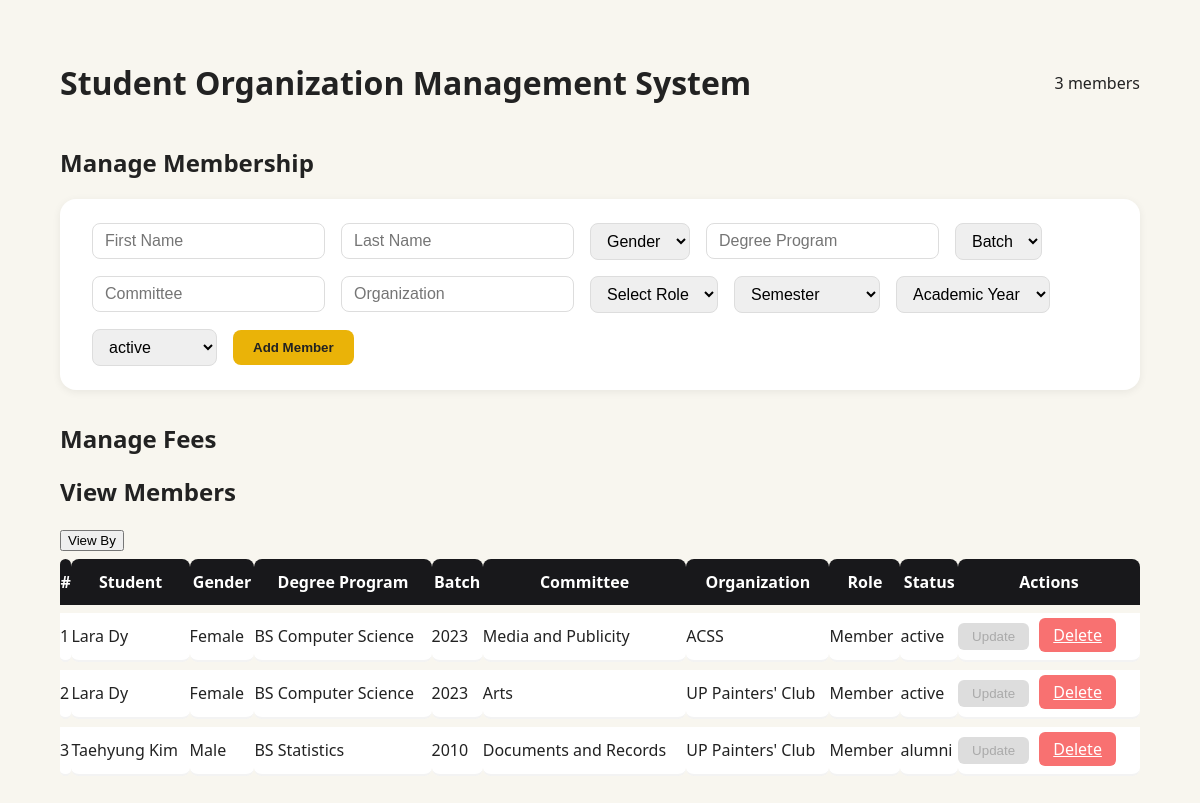
The page / on the database its author committed.
### tables this page shows
CREATE TABLE memberships (
    membership_id INTEGER PRIMARY KEY AUTOINCREMENT,
    student_id INTEGER NOT NULL,
    org_id INTEGER NOT NULL,
    role_id INTEGER NOT NULL,
    status TEXT NOT NULL, semester TEXT, academic_year INTEGER,
    FOREIGN KEY (student_id) REFERENCES students(student_id),
    FOREIGN KEY (org_id) REFERENCES organizations(org_id),
    FOREIGN KEY (role_id) REFERENCES org_roles(role_id)
);

CREATE TABLE students (
    student_id INTEGER PRIMARY KEY AUTOINCREMENT,
    first_name TEXT NOT NULL,
    last_name TEXT NOT NULL
    -- other fields as needed
, gender TEXT, degree_program TEXT, batch INTEGER, committee TEXT);

CREATE TABLE organizations (
    org_id INTEGER PRIMARY KEY AUTOINCREMENT,
    org_name TEXT NOT NULL
);

CREATE TABLE org_roles (
    role_id INTEGER PRIMARY KEY AUTOINCREMENT,
    role_name TEXT NOT NULL
);

### app.py (the view)
@app.route('/')
def index():
    conn = get_connection()
    memberships = conn.execute("""
        SELECT m.membership_id, s.student_id, s.first_name || ' ' || s.last_name AS student_name,
               s.gender, s.degree_program, s.batch, s.committee,
               o.org_id, o.org_name, r.role_id, r.role_name, m.status
        FROM memberships m
        JOIN students s ON m.student_id = s.student_id
        JOIN organizations o ON m.org_id = o.org_id
        JOIN org_roles r ON m.role_id = r.role_id
    """).fetchall()
    students = conn.execute("SELECT student_id, first_name || ' ' || last_name AS full_name FROM students").fetchall()
    orgs = conn.execute("SELECT org_id, org_name FROM organizations").fetchall()
    roles = conn.execute("SELECT role_id, role_name FROM org_roles").fetchall()
    conn.close()
    return render_template('index.html', memberships=memberships, students=students, orgs=orgs, roles=roles)

### app.py (called while the page is built)
def get_connection():
    conn = sqlite3.connect(DB)
    conn.row_factory = sqlite3.Row
    return conn

### templates/index.html (shortened to what this page needs)
<!DOCTYPE html>
<html>
<head>
    <link rel="stylesheet" href="{{ url_for('static', filename='style.css') }}">
</head>
<body>
<div class="container">
    <main class="main">
        <div class="header">
            <h1>Student Organization Management System</h1>
            <span>{{ memberships|length }} members</span>
        </div>
        <h2>Manage Membership</h2>
        <form class="add-member-form" action="{{ url_for('add_member') }}" method="post">
            <input type="text" name="first_name" placeholder="First Name" required>
            <input type="text" name="last_name" placeholder="Last Name" required>
            <select name="gender" required>
                <option value="">Gender</option>
            </select>
            <input type="text" name="degree_program" placeholder="Degree Program" required>
            <select name="batch" required>
                <option value="">Batch</option>
            </select>
            <input type="text" name="committee" placeholder="Committee" required>
            <input type="text" name="org_name" placeholder="Organization" required>
            <select name="role_id" required>
                <option value="">Select Role</option>
            </select>
            <select name="semester" required>
            <option value="">Semester</option>
            </select>
            <select name="academic_year" required>
                <option value="">Academic Year</option>
            </select>
            <select name="status" required>
                <option value="active">active</option>
            </select>
            <button type="submit">Add Member</button>
        </form>
        <h2>Manage Fees</h2>
        <h2>View Members</h2>
        <button class="btn" id="viewByBtn" type="button">View By</button>
        <table class="members-table">
        <tr>
            <th>#</th>
            <th>Student</th>
            <th>Gender</th>
            <th>Degree Program</th>
            <th>Batch</th>
            <th>Committee</th>
            <th>Organization</th>
            <th>Role</th>
            <th>Status</th>
            <th>Actions</th>
        </tr>
        {% for m in memberships %}
        <tr>
            <td>{{ loop.index }}</td>
            <td>{{ m.student_name }}</td>
            <td>{{ m.gender }}</td>
            <td>{{ m.degree_program }}</td>
            <td>{{ m.batch }}</td>
            <td>{{ m.committee }}</td>
            <td>{{ m.org_name }}</td>
            <td>{{ m.role_name }}</td>
            <td>{{ m.status }}</td>
            <td>
                <form action="{{ url_for('update', membership_id=m.membership_id) }}" method="post" style="display:inline;">
                    <button class="action-btn" type="submit" disabled>Update</button>
                </form>
                <a class="action-btn delete" href="{{ url_for('delete', membership_id=m.membership_id) }}">Delete</a>
            </td>
        </tr>
        {% endfor %}
    </table>
    </main>
</div>
</body>
</html>

### static/style.css (style rules this page uses)
html, body { height: 100%; width: 100%; margin: 0; padding: 0; }
body { font-family: 'Segoe UI', Arial, sans-serif; background: #f8f6ef; color: #222; min-height: 100vh; min-width: 100vw; }
.container { display: flex; min-height: 100vh; width: 100vw; }
.main { flex: 1; padding: 40px 60px; min-width: 0; }
.header { display: flex; justify-content: space-between; align-items: center; flex-wrap: wrap; }
.header h1 { font-size: 2em; font-weight: 700; }
.add-member-form { background: #fff; border-radius: 16px; box-shadow: 0 2px 8px #0001; padding: 24px 32px; margin-bottom: 32px; display: flex; flex-wrap: wrap; gap: 16px; align-items: center; }
.add-member-form input, .add-member-form select { padding: 8px 12px; border-radius: 8px; border: 1px solid #ddd; font-size: 1em; }
.add-member-form button { background: #eab308; color: #222; border: none; border-radius: 8px; padding: 10px 20px; font-weight: bold; cursor: pointer; transition: background 0.2s; }
.members-table { width: 100%; border-collapse: separate; border-spacing: 0 8px; }
.members-table th { background: #18181b; color: #fff; padding: 12px 0; border-radius: 8px 8px 0 0; }
.members-table td { background: #fff; padding: 10px 0; border-bottom: 2px solid #f3f3f3; border-radius: 0 0 8px 8px; }
.action-btn { background: #f472b6; color: #fff; border: none; border-radius: 6px; padding: 6px 14px; font-weight: 500; cursor: pointer; margin-right: 6px; transition: background 0.2s; }
.action-btn.delete { background: #f87171; }
.action-btn:disabled { background: #ddd; color: #aaa; cursor: not-allowed; }

### rows shown on the page
memberships: student_name "Lara Dy", gender "Female", degree_program "BS Computer Science", batch "2023", committee "Media and Publicity", org_name "ACSS", role_name "Member", status "active"
memberships: student_name "Lara Dy", gender "Female", degree_program "BS Computer Science", batch "2023", committee "Arts", org_name "UP Painters' Club", role_name "Member", status "active"
memberships: student_name "Taehyung Kim", gender "Male", degree_program "BS Statistics", batch "2010", committee "Documents and Records", org_name "UP Painters' Club", role_name "Member", status "alumni"

### other values the page prints
{{ memberships|length }} "3"
